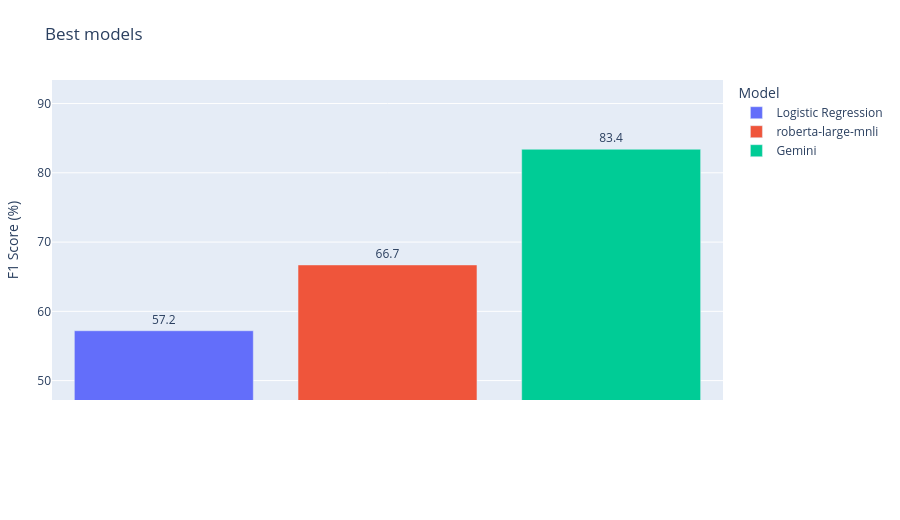

The cell this chart's notebook holds for it:
### Code cell
models = [
    ("Logistic Regression", 57.2),
    ("roberta-large-mnli", 66.7),
    ("Gemini", 83.4),
]


plot_model_performance(models, "Best models")

### Figure 1 — Plotly figure (JSON) as saved in the notebook; plotly's stock layout.template omitted (floating-point values rounded to 4 significant figures)
{"data": [{"hovertemplate": "F1 Score (%)=%{text}<extra></extra>", "legendgroup": "Logistic Regression", "marker": {"color": "#636efa", "pattern": {"shape": ""}}, "name": "Logistic Regression", "orientation": "v", "showlegend": true, "text": [57.2], "textposition": "outside", "texttemplate": "%{text}", "type": "bar", "x": ["Logistic Regression"], "xaxis": "x", "y": [57.2], "yaxis": "y"}, {"hovertemplate": "F1 Score (%)=%{text}<extra></extra>", "legendgroup": "roberta-large-mnli", "marker": {"color": "#EF553B", "pattern": {"shape": ""}}, "name": "roberta-large-mnli", "orientation": "v", "showlegend": true, "text": [66.7], "textposition": "outside", "texttemplate": "%{text}", "type": "bar", "x": ["roberta-large-mnli"], "xaxis": "x", "y": [66.7], "yaxis": "y"}, {"hovertemplate": "F1 Score (%)=%{text}<extra></extra>", "legendgroup": "Gemini", "marker": {"color": "#00cc96", "pattern": {"shape": ""}}, "name": "Gemini", "orientation": "v", "showlegend": true, "text": [83.4], "textposition": "outside", "texttemplate": "%{text}", "type": "bar", "x": ["Gemini"], "xaxis": "x", "y": [83.4], "yaxis": "y"}], "layout": {"barmode": "relative", "height": 520, "legend": {"title": {"text": "Model"}, "tracegroupgap": 0}, "margin": {"b": 120, "l": 40, "r": 40, "t": 80}, "title": {"text": "Best models"}, "width": 900, "xaxis": {"anchor": "y", "categoryarray": ["Logistic Regression", "roberta-large-mnli", "Gemini"], "categoryorder": "array", "domain": [0, 1], "showticklabels": false, "title": {"text": ""}}, "yaxis": {"anchor": "x", "domain": [0, 1], "range": [47.2, 93.4], "title": {"text": "F1 Score (%)"}}}}
